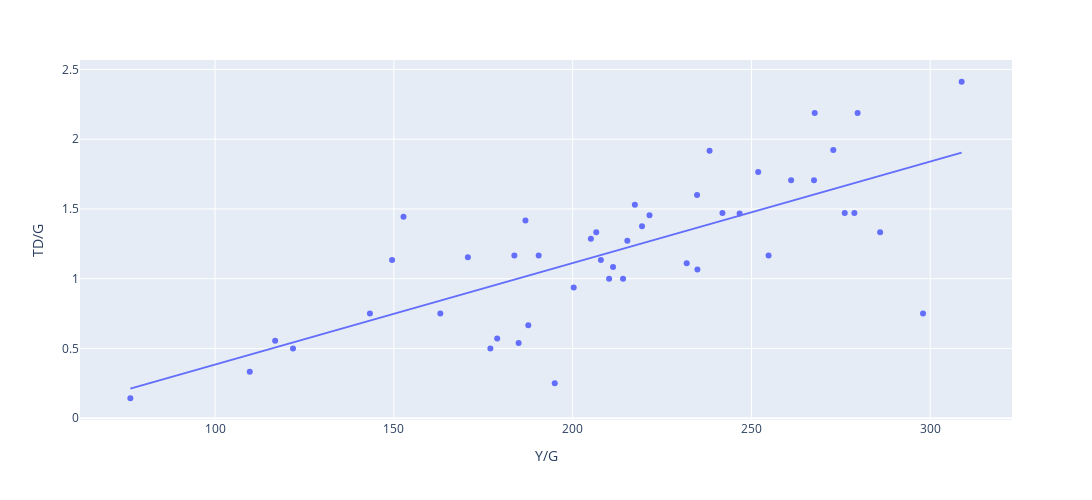

Notebook code for this chart:
### Code cell
fig = px.scatter(qb_df, x="Y/G", y="TD/G", trendline='ols', hover_data=['Player'], height= 500, width=1333)
fig.show() #show scatter plot detailing QB performance

### Figure 1 — Plotly figure (JSON) as saved in the notebook; plotly's stock layout.template omitted (floating-point values rounded to 4 significant figures)
{"data": [{"customdata": [["Patrick Mahomes*+"], ["Mike White"], ["Jameis Winston"], ["Joe Burrow*"], ["Justin Herbert"], ["Tom Brady"], ["Tua Tagovailoa"], ["Josh Allen*"], ["Kirk Cousins*"], ["Jared Goff*"], ["Matt Ryan"], ["Geno Smith*"], ["Jalen Hurts*"], ["Trevor Lawrence*"], ["Dak Prescott"], ["Russell Wilson"], ["Derek Carr*"], ["Matthew Stafford"], ["Jimmy Garoppolo"], ["Carson Wentz"], ["Aaron Rodgers"], ["Kyler Murray"], ["Mac Jones"], ["Ryan Tannehill"], ["Joe Flacco"], ["Davis Mills"], ["Taylor Heinicke"], ["Andy Dalton"], ["Daniel Jones"], ["Colt McCoy"], ["Sam Darnold"], ["Zach Wilson"], ["Lamar Jackson"], ["Kenny Pickett"], ["Deshaun Watson"], ["Mitchell Trubisky"], ["Desmond Ridder"], ["Marcus Mariota"], ["Jacoby Brissett"], ["Brock Purdy"], ["Justin Fields"], ["Sam Ehlinger"], ["P.J. Walker"], ["Cooper Rush"], ["Tyler Huntley*"], ["Skylar Thompson"]], "hovertemplate": "Y/G=%{x}<br>TD/G=%{y}<br>Player=%{customdata[0]}<extra></extra>", "legendgroup": "", "marker": {"color": "#636efa", "symbol": "circle"}, "mode": "markers", "name": "", "orientation": "v", "showlegend": false, "type": "scatter", "x": [308.8, 298, 286, 279.7, 278.8, 276.1, 272.9, 267.7, 267.5, 261.1, 254.8, 251.9, 246.7, 241.9, 238.3, 234.9, 234.8, 231.9, 221.5, 219.4, 217.4, 215.3, 214.1, 211.3, 210.2, 207.9, 206.6, 205.1, 200.3, 195, 190.5, 187.6, 186.8, 184.9, 183.7, 178.9, 177, 170.7, 163, 152.7, 149.5, 143.3, 121.8, 116.8, 109.7, 76.3], "xaxis": "x", "y": [2.412, 0.75, 1.333, 2.188, 1.471, 1.471, 1.923, 2.188, 1.706, 1.706, 1.167, 1.765, 1.467, 1.471, 1.917, 1.067, 1.6, 1.111, 1.455, 1.375, 1.529, 1.273, 1, 1.083, 1, 1.133, 1.333, 1.286, 0.9375, 0.25, 1.167, 0.6667, 1.417, 0.5385, 1.167, 0.5714, 0.5, 1.154, 0.75, 1.444, 1.133, 0.75, 0.5, 0.5556, 0.3333, 0.1429], "yaxis": "y"}, {"hovertemplate": "<b>OLS trendline</b><br>TD/G = 0.00727613 * Y/G + -0.343081<br>R<sup>2</sup>=0.538328<br><br>Y/G=%{x}<br>TD/G=%{y} <b>(trend)</b><extra></extra>", "legendgroup": "", "marker": {"color": "#636efa", "symbol": "circle"}, "mode": "lines", "name": "", "showlegend": false, "type": "scatter", "x": [76.3, 109.7, 116.8, 121.8, 143.3, 149.5, 152.7, 163, 170.7, 177, 178.9, 183.7, 184.9, 186.8, 187.6, 190.5, 195, 200.3, 205.1, 206.6, 207.9, 210.2, 211.3, 214.1, 215.3, 217.4, 219.4, 221.5, 231.9, 234.8, 234.9, 238.3, 241.9, 246.7, 251.9, 254.8, 261.1, 267.5, 267.7, 272.9, 276.1, 278.8, 279.7, 286, 298, 308.8], "xaxis": "x", "y": [0.2121, 0.4551, 0.5068, 0.5432, 0.6996, 0.7447, 0.768, 0.8429, 0.899, 0.9448, 0.9586, 0.9935, 1.002, 1.016, 1.022, 1.043, 1.076, 1.114, 1.149, 1.16, 1.17, 1.186, 1.194, 1.215, 1.223, 1.239, 1.253, 1.269, 1.344, 1.365, 1.366, 1.391, 1.417, 1.452, 1.49, 1.511, 1.557, 1.603, 1.605, 1.643, 1.666, 1.686, 1.692, 1.738, 1.825, 1.904], "yaxis": "y"}], "layout": {"height": 500, "legend": {"tracegroupgap": 0}, "margin": {"t": 60}, "width": 1333, "xaxis": {"anchor": "y", "domain": [0, 1], "title": {"text": "Y/G"}, "type": "linear", "range": [62.46, 322.6], "autorange": true}, "yaxis": {"anchor": "x", "domain": [0, 1], "title": {"text": "TD/G"}, "type": "linear", "range": [-0.01306, 2.568], "autorange": true}}}
